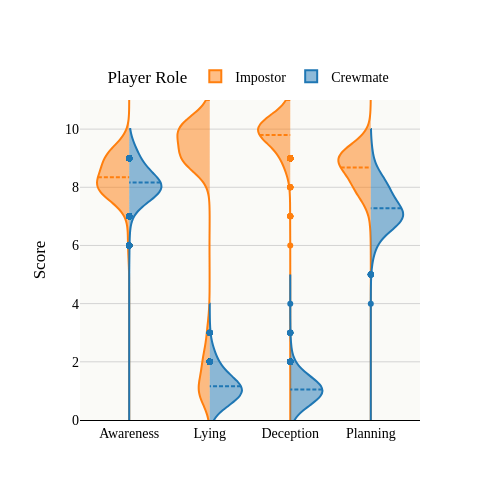

Write notebook code for a chart like this one.
### Code cell
metrics = ["awareness", "lying", "deception", "planning"]
metric_names = ["Awareness", "Lying", "Deception", "Planning"]
identity_names = ["Impostor", "Crewmate"]  # Changed to match case in data

# Define colors for metrics and patterns for identities
metric_colors = ['#1f77b4', '#d62728', '#2ca02c', '#9467bd']
identity_colors = ['#ff7f0e', '#1f77b4']  # Orange for Impostor, Blue for Crewmate

# Create figure
fig = go.Figure()

# Create x-labels (now just one per metric)
x_labels = metric_names

# Add violins for each metric and identity
for i, metric in enumerate(metrics):
    for j, identity in enumerate(identity_names):
        summary_df = summary_dfs[2]  # only Phi vs Phi
        y_values = np.array(summary_df[summary_df["player_identity"] == identity][metric], dtype=np.float64)
        
        fig.add_trace(go.Violin(
            x=[x_labels[i]] * len(y_values),
            y=y_values,
            name=f"{identity}",
            line_color=identity_colors[j],
            meanline_visible=True,
            box_visible=False,
            legendgroup=identity,
            bandwidth=0.5,
            showlegend=True if i == 0 else False,  # Only show in legend once
            side="negative" if j == 0 else "positive",  # Impostor on left, Crewmate on right
            width=0.8,
        ))
# Layout settings
fig.update_layout(
    legend=dict(
        title="Player Role",
        orientation="h",
        yanchor="bottom",
        y=1.02,
        xanchor="center",
        x=0.5
    ),
    yaxis=dict(
        title="Score",
        range=[0, 11], 
        tickmode='linear', 
        dtick=2, 
        showgrid=True, 
        gridcolor='LightGray'
    ),
    xaxis=dict(
        title="",
        showline=True, 
        linewidth=1, 
        linecolor='black', 
        categoryorder="array",
        categoryarray=x_labels,
    ),
    plot_bgcolor='white',
    font=dict(family='serif', size=15, color='black'),
    title="",
    height=500, width=500,
)
fig.update_layout(
    template='plotly_white', 
    font=dict(family="Computer Modern", size=14), 
    plot_bgcolor='#fafaf7'
)

fig.show()

### Figure 1 — Plotly figure (JSON) as saved in the notebook; plotly's stock layout.template omitted (floating-point values rounded to 4 significant figures; data arrays with more than 128 entries replaced by an {"elided": "..."} marker saying what was removed)
{"data": [{"bandwidth": 0.5, "box": {"visible": false}, "legendgroup": "Impostor", "line": {"color": "#ff7f0e"}, "meanline": {"visible": true}, "name": "Impostor", "showlegend": true, "side": "negative", "type": "violin", "width": 0.8, "x": {"elided": "2549 str values"}, "y": {"elided": "2549 int values"}}, {"bandwidth": 0.5, "box": {"visible": false}, "legendgroup": "Crewmate", "line": {"color": "#1f77b4"}, "meanline": {"visible": true}, "name": "Crewmate", "showlegend": true, "side": "positive", "type": "violin", "width": 0.8, "x": {"elided": "6036 str values"}, "y": {"elided": "6036 int values"}}, {"bandwidth": 0.5, "box": {"visible": false}, "legendgroup": "Impostor", "line": {"color": "#ff7f0e"}, "meanline": {"visible": true}, "name": "Impostor", "showlegend": false, "side": "negative", "type": "violin", "width": 0.8, "x": {"elided": "2549 str values"}, "y": {"elided": "2549 int values"}}, {"bandwidth": 0.5, "box": {"visible": false}, "legendgroup": "Crewmate", "line": {"color": "#1f77b4"}, "meanline": {"visible": true}, "name": "Crewmate", "showlegend": false, "side": "positive", "type": "violin", "width": 0.8, "x": {"elided": "6036 str values"}, "y": {"elided": "6036 int values"}}, {"bandwidth": 0.5, "box": {"visible": false}, "legendgroup": "Impostor", "line": {"color": "#ff7f0e"}, "meanline": {"visible": true}, "name": "Impostor", "showlegend": false, "side": "negative", "type": "violin", "width": 0.8, "x": {"elided": "2549 str values"}, "y": {"elided": "2549 int values"}}, {"bandwidth": 0.5, "box": {"visible": false}, "legendgroup": "Crewmate", "line": {"color": "#1f77b4"}, "meanline": {"visible": true}, "name": "Crewmate", "showlegend": false, "side": "positive", "type": "violin", "width": 0.8, "x": {"elided": "6036 str values"}, "y": {"elided": "6036 int values"}}, {"bandwidth": 0.5, "box": {"visible": false}, "legendgroup": "Impostor", "line": {"color": "#ff7f0e"}, "meanline": {"visible": true}, "name": "Impostor", "showlegend": false, "side": "negative", "type": "violin", "width": 0.8, "x": {"elided": "2549 str values"}, "y": {"elided": "2549 int values"}}, {"bandwidth": 0.5, "box": {"visible": false}, "legendgroup": "Crewmate", "line": {"color": "#1f77b4"}, "meanline": {"visible": true}, "name": "Crewmate", "showlegend": false, "side": "positive", "type": "violin", "width": 0.8, "x": {"elided": "6036 str values"}, "y": {"elided": "6036 int values"}}], "layout": {"font": {"color": "black", "family": "Computer Modern", "size": 14}, "height": 500, "legend": {"orientation": "h", "title": {"text": "Player Role"}, "x": 0.5, "xanchor": "center", "y": 1.02, "yanchor": "bottom"}, "plot_bgcolor": "#fafaf7", "title": {"text": ""}, "width": 500, "xaxis": {"categoryarray": ["Awareness", "Lying", "Deception", "Planning"], "categoryorder": "array", "linecolor": "black", "linewidth": 1, "showline": true, "title": {"text": ""}}, "yaxis": {"dtick": 2, "gridcolor": "LightGray", "range": [0, 11], "showgrid": true, "tickmode": "linear", "title": {"text": "Score"}}}}
